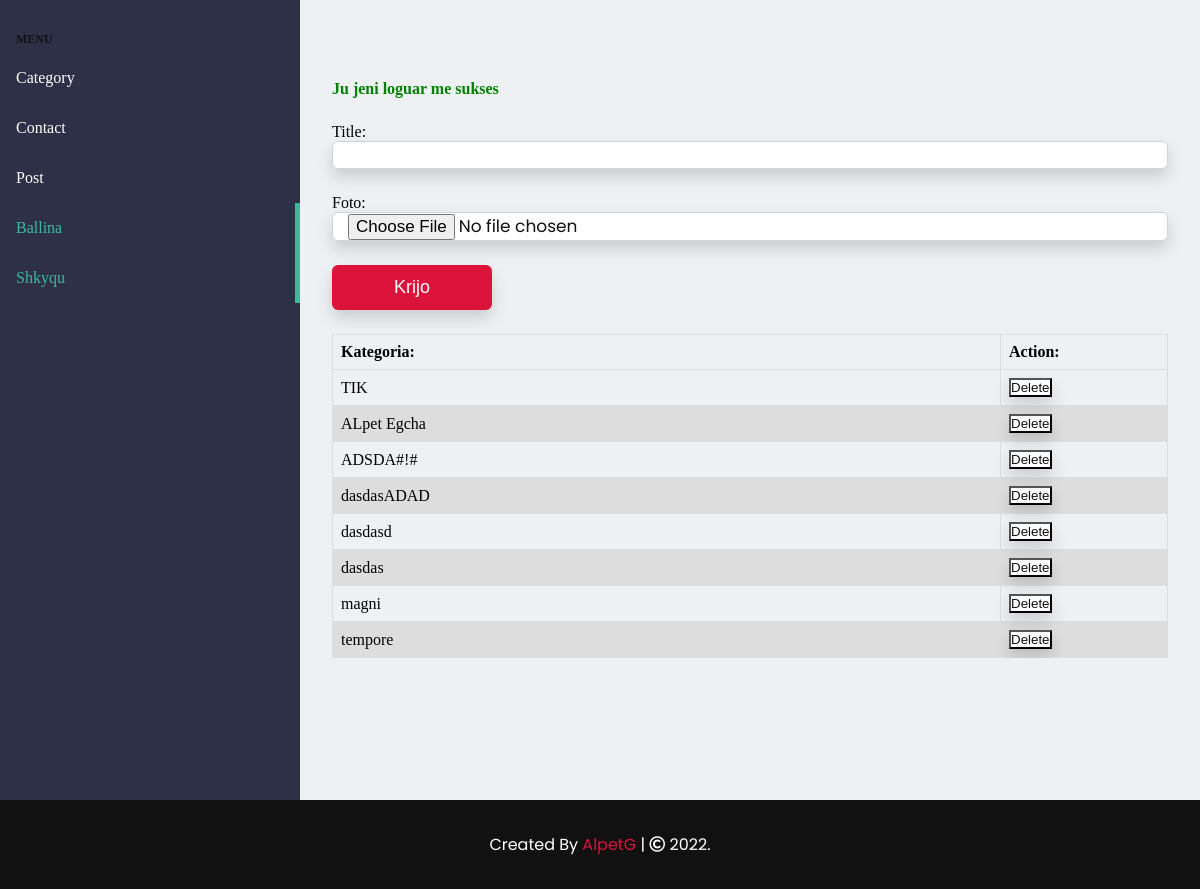
/admin/page/category.php (signed in), run on the app's committed database.
### tables this page shows
CREATE TABLE IF NOT EXISTS `categories` (
  `id` bigint(20) UNSIGNED NOT NULL AUTO_INCREMENT,
  `title` varchar(255) NOT NULL,
  `slug` varchar(255) NOT NULL,
  `image` varchar(255) NOT NULL,
  `created_at` timestamp NULL DEFAULT NULL,
  `updated_at` timestamp NULL DEFAULT NULL,
  PRIMARY KEY (`id`)
);

### includes/classes/Input.php (called while the page is built, shortened)
<?php
class Input
{
    public static function get(String $item)
    {
        if (isset($_POST[$item])) {
            return $_POST[$item];
        } else if (isset($_GET[$item])) {
            return $_GET[$item];
        } else {
            return '';
        }
    }
}

### includes/classes/DB.php (called while the page is built, shortened)
<?php
class DB
{
    private static $database = null;
    private $pdo;
    private $results;
    private $error = false;
    private $count = 0;
    private function __construct()
    {
        try {
            $this->pdo = new PDO('mysql:host=' . Config::get('mysql/host') . ';dbname=' . Config::get('mysql/db'), Config::get('mysql/username'), Config::get('mysql/password'), Config::get('mysql/options'));
        } catch (PDOException $e) {
            die("Probleme me database" . $e->getMessage());
        }
    }
    public function get(string $tabel, array $where)
    {
        return $this->action("SELECT *", $tabel, $where);
    }
    public function action(string $action, string $table, array $where = [])
    {
        if (count($where) === 3) {
            $allow = ['=', '<', '>', '>=', '=>'];
            $filed = $where[0];
            $operator = $where[1];
            $value = $where[2];
            if (in_array($operator, $allow)) {
                $sql = "{$action} FROM {$table} ";
                if ($where != []) {
                    $sql .= "WHERE {$filed} {$operator} ?";
                }
                if (!$this->sql($sql, [$value])->error()) {
                    return $this;
                }
            }
            return false;
        }
    }
    public function error()
    {
        return $this->error;
    }
    public function sql(string $sql, array $executes = [])
    {
        $this->error = false;
        if ($this->sql = $this->pdo->prepare($sql)) {
            $x = 1;
            if (count($executes)) {
                foreach ($executes as $execute) {
                    $this->sql->bindValue($x, $execute);
                    $x++;
                }
            }
            if ($this->sql->execute()) {
                $this->results = $this->sql->fetchAll(PDO::FETCH_OBJ);
                $this->count = $this->sql->rowCount();
            } else {
                $this->error = true;
            }
        }
        return $this;
    }
    public static function getDB()
    {
        if (!isset(self::$database)) {
            self::$database = new DB();
        }
        return self::$database;
    }
    public function results()
    {
        return $this->results;
    }
    public function count()
    {
        return $this->count;
    }
}

### includes/classes/Controller/CategoryController.php (called while the page is built, shortened)
<?php
class CategoryController
{
    public $db;
    public function __construct()
    {
        $this->db = DB::getDB();
    }
    public function getAll()
    {
        return $this->db->sql('SELECT * FROM categories ORDER BY id DESC')->results();
    }
}

### includes/classes/config.php (called while the page is built)
<?php
class Config
{
    public static function get(String $path = null)
    {
        if ($path) {
            $config = $GLOBALS['config'];
            $path  = explode('/', $path);
            foreach ($path as $data) {
                if (isset($config[$data])) {
                    $config = $config[$data];
                }
            }
            return $config;
        }
        return false;
    }
}

### admin/page/category.php (the view, shortened to what this page needs)
<?php
include_once '../../assets/include/adminHeader.php';
?>
<?php
$category = new Category();
?>
<form action="" method="post" enctype="multipart/form-data">
    <div class="input-field mb-3" style="margin-top: 25px;">
        <label for="title">Title: </label>
        <input
                type="text"
                class="input-form"
                name="title"
                autocomplete
                required
                value="<?= e(Input::get('title')) ?>"
                oninvalid="this.setCustomValidity('Ju lutem shkruani Kategorin');"
                oninput="this.setCustomValidity('')" ;
        >
    </div>
    <div class="input-field mb-3" style="margin-top: 25px;">
        <label for="Photo">Foto: </label>
        <input
                type="file"
                accept="image/*"
                class="input-form"
                name="photo"
        >
    </div>
    <div class="input-field button mb-3">
        <input class="btn" name="create" type="submit" value="Krijo">
    </div>
</form>
<div class="table-responsive">
    <table class="table">
        <tr>
            <th>Kategoria:</th>
            <th>Action:</th>
        </tr>
        <form method="POST" action="#"
              onsubmit="confirm('A jeni i sigurt qe do ta fshini Kategorin! ')">
            <?php if ($category->getAll()) : ?>
                <?php foreach ($category->getAll() as $c) : ?>
                    <tr>
                        <td width="80%"><?= $c->title ?></td>
                        <td>
                            <input type="submit" name="category_delete" value="Delete">
                    </tr>
                <?php endforeach; ?>
            <?php else: ?>
                <tr>
                    <td colspan="2" style="text-align: center">Nuk ka asnje kategori</td>
                </tr>
            <?php endif; ?>
        </form>
    </table>
</div>
<?php
include_once '../../assets/include/adminFooter.php';
?>

### assets/css/style.css (style rules this page uses)
:root { --main-color: #dc143c; --nav-link: #767676; --light-background: #eef1f4; --light-background-2: #fff; --light-color: #111; --dark-background: #111; --dark-background-2: #222; --dark-color: #fff; --shadow-sm: 0 .125rem .25rem rgba(0, 0, 0, .075) !important; --shadow-md: 0 .5rem 1rem rgba(0, 0, 0, .15) !important; --shadow-lg: 0 1rem 3rem rgba(0, 0, 0, .175) !important; --shadow-dark-sm: 0 .125rem .25rem rgba(255, 255, 255, 0.075) !important; --shadow-dark-md: 0 .5rem 1rem rgba(255, 255, 255, 0.15) !important; --shadow-dark-lg: 0 1rem 3rem rgba(255, 255, 255, .175) !important; --inner-shadow: inset 29px -66px 48px 24px rgba(0, 0, 0, 0.32); --select-border: #393939; --select-focus: #101484; --select-arrow: var(--select-border); }
* { margin: 0; padding: 0; box-sizing: border-box; text-decoration: none; }
html { scroll-behavior: smooth; }
body { background-color: var(--light-background); }
label { display: inline-block; cursor: default; }
input, textarea { box-shadow: var(--shadow-md); background: var(--light-background-2); color: var(--light-color); }
.mb-3 { margin-bottom: 1.5rem; }
.input-form, .textarea-form { height: 100%; width: 100%; border: 1px solid lightgrey; border-radius: 6px; outline: none; padding: 0 15px; font-size: 17px; font-family: "Poppins", sans-serif; transition: all 0.3s ease; }
.btn { color: #fff; display: block; width: 160px !important; height: 45px; outline: none; font-size: 18px; font-weight: 500; border-radius: 6px; cursor: pointer; flex-wrap: nowrap; background: var(--main-color); border: 2px solid var(--main-color); transition: all 0.3s ease; }
.table { border-collapse: collapse; width: 100%; }
.table td, .table th { border: 1px solid #dddddd; text-align: left; padding: 8px; }
.table tr:nth-child(even) { background-color: #dddddd; }
.table-responsive { overflow-y: auto; }

### data on the page
categories: title "TIK"
categories: title "ALpet Egcha"
categories: title "ADSDA#!#"
categories: title "dasdasADAD"
categories: title "dasdasd"
categories: title "dasdas"
categories: title "magni"
categories: title "tempore"

### other printed values
$file "Category"
$file "Contact"
$file "Post"
Session::flash('success') "Ju jeni loguar me sukses"
